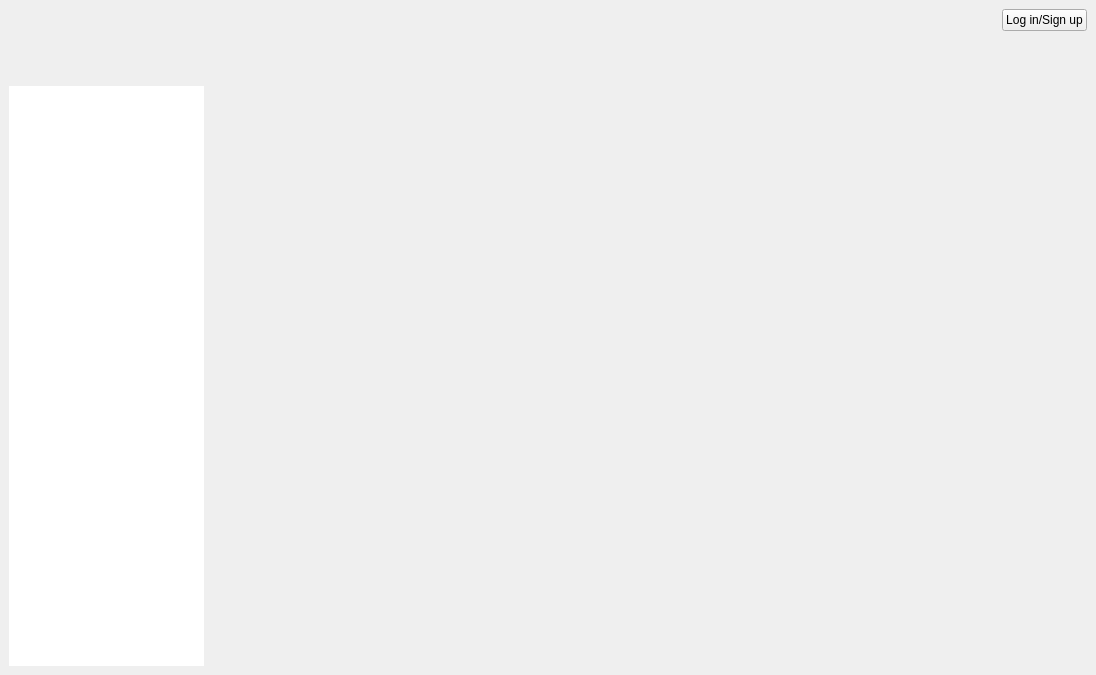
<?xml version="1.0" encoding="UTF-8"?>
<ui version="4.0">
 <class>MainWindow</class>
 <widget class="QMainWindow" name="MainWindow">
  <property name="geometry">
   <rect>
    <x>0</x>
    <y>0</y>
    <width>1096</width>
    <height>675</height>
   </rect>
  </property>
  <property name="windowTitle">
   <string>National Library</string>
  </property>
  <property name="styleSheet">
   <string notr="true"/>
  </property>
  <widget class="QWidget" name="centralwidget">
   <layout class="QVBoxLayout" name="verticalLayout">
    <item>
     <layout class="QHBoxLayout" name="horizontalLayout_2">
      <item>
       <spacer name="horizontalSpacer">
        <property name="orientation">
         <enum>Qt::Horizontal</enum>
        </property>
        <property name="sizeHint" stdset="0">
         <size>
          <width>928</width>
          <height>20</height>
         </size>
        </property>
       </spacer>
      </item>
      <item>
       <widget class="QLabel" name="lblWelcome">
        <property name="text">
         <string/>
        </property>
       </widget>
      </item>
      <item>
       <widget class="QPushButton" name="btnLogInOut">
        <property name="styleSheet">
         <string notr="true"/>
        </property>
        <property name="text">
         <string>Log in/Sign up</string>
        </property>
        <property name="icon">
         <iconset resource="res.qrc">
          <normaloff>:/img/img/icon/login.png</normaloff>:/img/img/icon/login.png</iconset>
        </property>
       </widget>
      </item>
     </layout>
    </item>
    <item>
     <widget class="QLabel" name="label">
      <property name="font">
       <font>
        <pointsize>28</pointsize>
        <bold>true</bold>
       </font>
      </property>
      <property name="text">
       <string/>
      </property>
      <property name="pixmap">
       <pixmap resource="res.qrc">:/img/img/pics/cover.jpg</pixmap>
      </property>
      <property name="scaledContents">
       <bool>true</bool>
      </property>
      <property name="alignment">
       <set>Qt::AlignCenter</set>
      </property>
     </widget>
    </item>
    <item>
     <layout class="QHBoxLayout" name="horizontalLayout" stretch="2,9">
      <item>
       <widget class="QListWidget" name="listWidget">
        <property name="focusPolicy">
         <enum>Qt::NoFocus</enum>
        </property>
        <property name="contextMenuPolicy">
         <enum>Qt::NoContextMenu</enum>
        </property>
        <property name="frameShape">
         <enum>QFrame::NoFrame</enum>
        </property>
        <property name="frameShadow">
         <enum>QFrame::Plain</enum>
        </property>
       </widget>
      </item>
      <item>
       <widget class="QStackedWidget" name="stackedWidget">
        <property name="layoutDirection">
         <enum>Qt::LeftToRight</enum>
        </property>
        <property name="currentIndex">
         <number>-1</number>
        </property>
       </widget>
      </item>
     </layout>
    </item>
   </layout>
  </widget>
 </widget>
 <resources>
  <include location="res.qrc"/>
 </resources>
 <connections/>
</ui>
